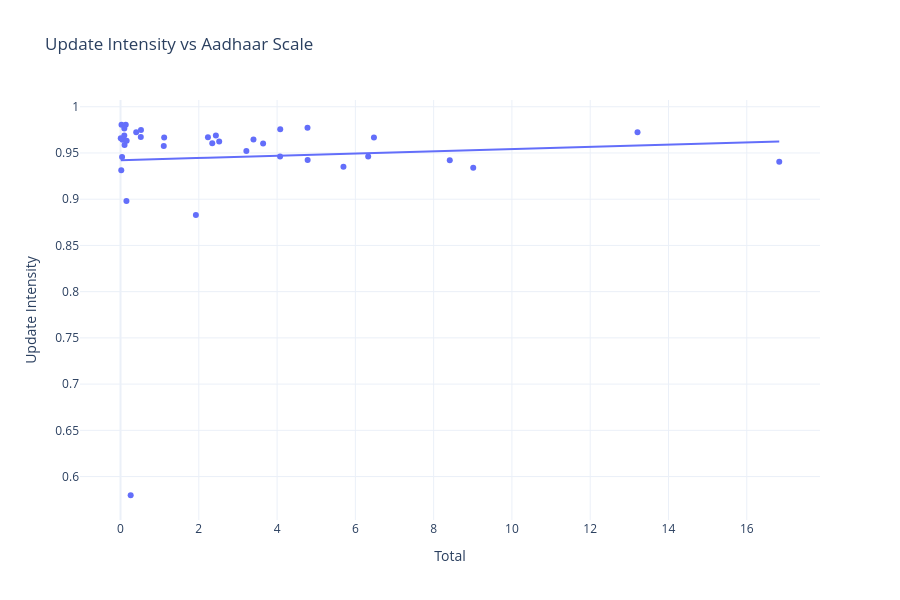

Write notebook code for a chart like this one.
### Code cell
fig = px.scatter(
    df,
    x='Total',
    y='update_intensity',
    trendline='ols',
    hover_name='state',
    labels={
        'Toatal': 'Total Aadhaar Activity (million)',
        'update_intensity': 'Update Intensity'
    },
    title='Update Intensity vs Aadhaar Scale'
)
fig.update_layout(
    template='plotly_white',
    height=600
)
fig.show()

### Figure 1 — Plotly figure (JSON) as saved in the notebook; plotly's stock layout.template omitted (floating-point values rounded to 4 significant figures)
{"data": [{"hovertemplate": "<b>%{hovertext}</b><br><br>Total=%{x}<br>Update Intensity=%{y}<extra></extra>", "hovertext": ["andaman nicobar islands", "andhra pradesh", "arunachal pradesh", "assam", "bihar", "chandigarh", "chhattisgarh", "dadra and nagar haveli and daman and diu", "delhi", "goa", "gujarat", "haryana", "himachal pradesh", "jammu kashmir", "jharkhand", "karnataka", "kerala", "ladakh", "lakshadweep", "madhya pradesh", "maharashtra", "manipur", "meghalaya", "mizoram", "nagaland", "odisha", "pondicherry", "punjab", "rajasthan", "sikkim", "tamil nadu", "telangana", "tripura", "uttar pradesh", "uttarakhand", "west bengal"], "legendgroup": "", "marker": {"color": "#636efa", "symbol": "circle"}, "mode": "markers", "name": "", "orientation": "v", "showlegend": false, "type": "scatter", "x": [0.02572, 4.777, 0.1027, 1.926, 9.012, 0.1335, 4.08, 0.04988, 2.344, 0.09652, 4.781, 2.521, 0.518, 1.105, 3.215, 4.076, 2.233, 0.0195, 0.005857, 8.412, 13.21, 0.5225, 0.2596, 0.1565, 0.1513, 3.397, 0.09628, 2.436, 6.327, 0.03996, 6.474, 3.643, 0.4009, 16.83, 1.115, 5.696], "xaxis": "x", "y": [0.9805, 0.9773, 0.9587, 0.8829, 0.9341, 0.9804, 0.9755, 0.9643, 0.9604, 0.9764, 0.9425, 0.9623, 0.9674, 0.9576, 0.9522, 0.9461, 0.9669, 0.9314, 0.966, 0.942, 0.9725, 0.9747, 0.5798, 0.9631, 0.898, 0.9645, 0.969, 0.9689, 0.9462, 0.9456, 0.9667, 0.9602, 0.9725, 0.9404, 0.9669, 0.9352], "yaxis": "y"}, {"hovertemplate": "<b>OLS trendline</b><br>update_intensity = 0.00120578 * Total + 0.942117<br>R<sup>2</sup>=0.005027<br><br>Total=%{x}<br>Update Intensity=%{y} <b>(trend)</b><extra></extra>", "legendgroup": "", "marker": {"color": "#636efa", "symbol": "circle"}, "mode": "lines", "name": "", "showlegend": false, "type": "scatter", "x": [0.005857, 0.0195, 0.02572, 0.03996, 0.04988, 0.09628, 0.09652, 0.1027, 0.1335, 0.1513, 0.1565, 0.2596, 0.4009, 0.518, 0.5225, 1.105, 1.115, 1.926, 2.233, 2.344, 2.436, 2.521, 3.215, 3.397, 3.643, 4.076, 4.08, 4.777, 4.781, 5.696, 6.327, 6.474, 8.412, 9.012, 13.21, 16.83], "xaxis": "x", "y": [0.9421, 0.9421, 0.9421, 0.9422, 0.9422, 0.9422, 0.9422, 0.9422, 0.9423, 0.9423, 0.9423, 0.9424, 0.9426, 0.9427, 0.9427, 0.9434, 0.9435, 0.9444, 0.9448, 0.9449, 0.9451, 0.9452, 0.946, 0.9462, 0.9465, 0.947, 0.947, 0.9479, 0.9479, 0.949, 0.9497, 0.9499, 0.9523, 0.953, 0.958, 0.9624], "yaxis": "y"}], "layout": {"height": 600, "legend": {"tracegroupgap": 0}, "title": {"text": "Update Intensity vs Aadhaar Scale"}, "xaxis": {"anchor": "y", "domain": [0, 1], "title": {"text": "Total"}}, "yaxis": {"anchor": "x", "domain": [0, 1], "title": {"text": "Update Intensity"}}}}
